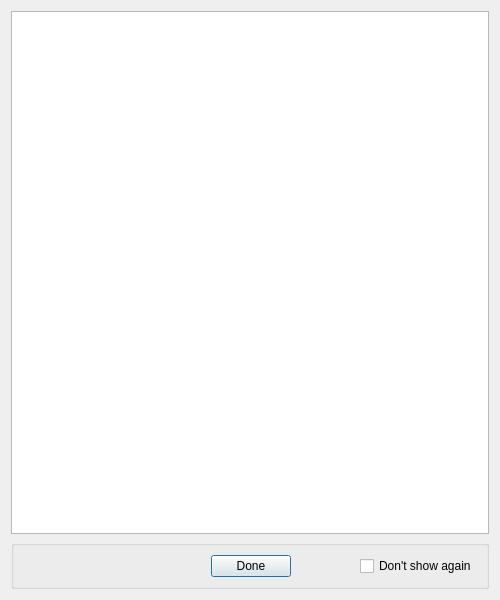
<?xml version="1.0" encoding="UTF-8"?>
<ui version="4.0">
 <class>RSIG3DHelp</class>
 <widget class="QDialog" name="RSIG3DHelp">
  <property name="geometry">
   <rect>
    <x>0</x>
    <y>0</y>
    <width>500</width>
    <height>600</height>
   </rect>
  </property>
  <property name="windowTitle">
   <string>RSIG3D Tips</string>
  </property>
  <property name="modal">
   <bool>true</bool>
  </property>
  <layout class="QVBoxLayout" name="verticalLayout">
   <item>
    <widget class="QTextBrowser" name="rsig3dHelpTextBrowser">
     <property name="horizontalScrollBarPolicy">
      <enum>Qt::ScrollBarAlwaysOff</enum>
     </property>
     <property name="openExternalLinks">
      <bool>true</bool>
     </property>
    </widget>
   </item>
   <item>
    <widget class="QGroupBox" name="groupBox">
     <property name="sizePolicy">
      <sizepolicy hsizetype="Preferred" vsizetype="Fixed">
       <horstretch>0</horstretch>
       <verstretch>0</verstretch>
      </sizepolicy>
     </property>
     <property name="minimumSize">
      <size>
       <width>0</width>
       <height>39</height>
      </size>
     </property>
     <property name="title">
      <string/>
     </property>
     <property name="alignment">
      <set>Qt::AlignRight|Qt::AlignTrailing|Qt::AlignVCenter</set>
     </property>
     <layout class="QHBoxLayout" name="horizontalLayout">
      <item>
       <spacer name="horizontalSpacer_4">
        <property name="orientation">
         <enum>Qt::Horizontal</enum>
        </property>
        <property name="sizeHint" stdset="0">
         <size>
          <width>40</width>
          <height>20</height>
         </size>
        </property>
       </spacer>
      </item>
      <item>
       <spacer name="horizontalSpacer_3">
        <property name="orientation">
         <enum>Qt::Horizontal</enum>
        </property>
        <property name="sizeHint" stdset="0">
         <size>
          <width>40</width>
          <height>20</height>
         </size>
        </property>
       </spacer>
      </item>
      <item>
       <spacer name="horizontalSpacer">
        <property name="orientation">
         <enum>Qt::Horizontal</enum>
        </property>
        <property name="sizeHint" stdset="0">
         <size>
          <width>40</width>
          <height>20</height>
         </size>
        </property>
       </spacer>
      </item>
      <item>
       <widget class="QPushButton" name="rsig3dHelpOkButton">
        <property name="maximumSize">
         <size>
          <width>100</width>
          <height>16777215</height>
         </size>
        </property>
        <property name="text">
         <string>Done</string>
        </property>
       </widget>
      </item>
      <item>
       <spacer name="horizontalSpacer_2">
        <property name="orientation">
         <enum>Qt::Horizontal</enum>
        </property>
        <property name="sizeHint" stdset="0">
         <size>
          <width>40</width>
          <height>20</height>
         </size>
        </property>
       </spacer>
      </item>
      <item>
       <widget class="QCheckBox" name="dontShowAgain">
        <property name="maximumSize">
         <size>
          <width>120</width>
          <height>16777215</height>
         </size>
        </property>
        <property name="layoutDirection">
         <enum>Qt::LeftToRight</enum>
        </property>
        <property name="text">
         <string>Don't show again</string>
        </property>
       </widget>
      </item>
     </layout>
    </widget>
   </item>
  </layout>
 </widget>
 <resources/>
 <connections/>
</ui>
